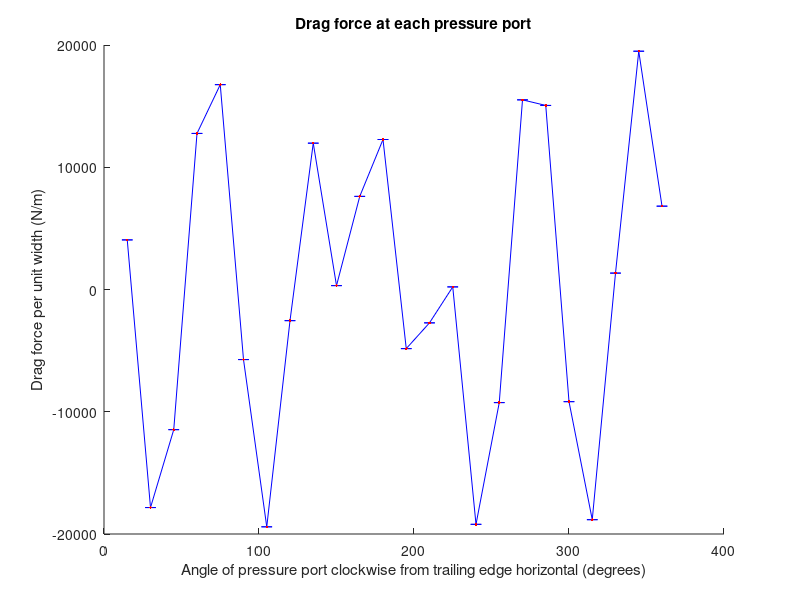

Here is the MATLAB script that generated this plot:
clear ; clc ; close all ;
load( 'Cy_500_1.mat' )
P_scanivalve = P ;
n = 24 ;
% turn pressure into logically numbered matrix
for ii = 1:n
    P(:,ii) = P_scanivalve(:,ii+2) ; 
end

% Set up 
d2r = 180/pi ; % degrees to radians
sep = 15*d2r ; % seperation angle in radians
r = .15/2 ; % radius in meter
% l = 1.22 ; % length
theta = sep ; % Initial 

% Find pressure force at each port
for jj = 1:n
    theta(jj) = theta(1) + sep*(jj-1) ; % angle of port
    fx(:,jj) = - P(:,jj) * r * sep * cos( theta(jj) ) ;
end

% Find mean, standard deviation, and standard error
for kk = 1:n
    fx_mean(kk) = mean( fx(:,kk) ) ;
    dev(kk) = sum( fx(:,kk)-fx_mean(kk) ).^2 ;
    sig(kk) = sqrt( dev(kk) / ( n - 1 ) ) ;
    alpha(kk) = sig(kk)/sqrt(n) ;
end

figure
hold on
title( 'Drag force at each pressure port' )
xlabel( 'Angle of pressure port clockwise from trailing edge horizontal (degrees)' )
ylabel( 'Drag force per unit width (N/m)' )
errorbar( theta/d2r , fx_mean , 3*alpha , '.-b' ) 
plot( theta/d2r , fx_mean , '.r')
hold off

drag = sum( fx_mean ) ;
err = sqrt( sum( alpha.^2 ) ) ;

disp([ 'Drag is ' , num2str( drag ) , ' N/m with a standard error of ' , num2str( err ) ])
